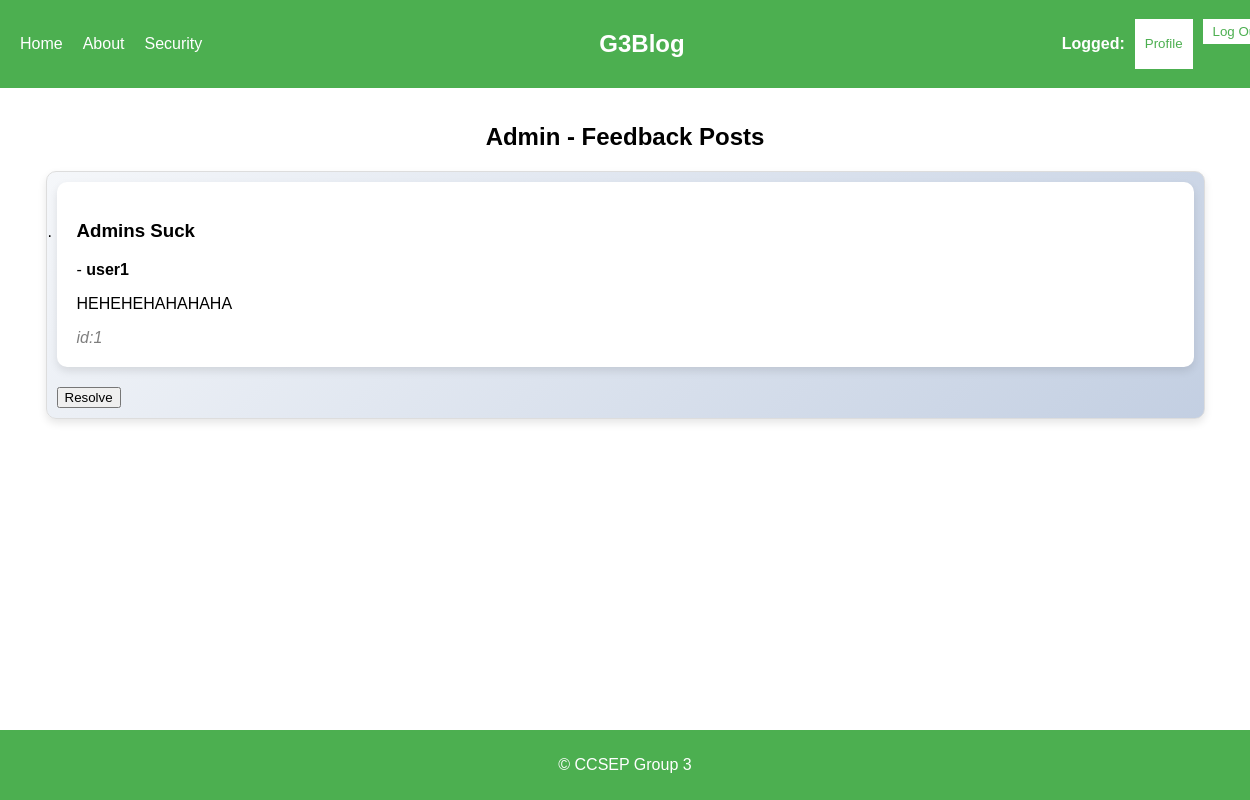
/Pages/Contact_Admin.php, run on the app's committed database.
### tables this page shows
CREATE TABLE "AdminFeedback" (
	"PostID"	INTEGER NOT NULL,
	"PosterName"	VARCHAR(50) NOT NULL,
	"PostTitle"	VARCHAR(100),
	"PostContent"	TEXT,
	PRIMARY KEY("PostID" AUTOINCREMENT)
);

### Data/dbUser.php (called while the page is built, shortened)
<?php
    class DBSQLiteUser{
        private $databaseObj;
        public function __construct(string $dbName)
        {
            $this->databaseObj = new PDO("sqlite:" . $dbName);
            $this->databaseObj->setAttribute(PDO::ATTR_ERRMODE, PDO::ERRMODE_EXCEPTION);
        }
        public function dbRawFetchQuery(string $sql){
            $returnData = "FAIL";
            try{
                $query = $this->databaseObj->query($sql);
                $returnData = $query->fetchAll(PDO::FETCH_ASSOC);
            }
            catch(PDOException $sqlE){
                consoleLog($sqlE->getMessage());
            }
            catch(Exception $e){
                consoleLog($e->getMessage());
            }
            return $returnData;
        }
    }
    function getFeedback(&$database){
        $sql = "SELECT * FROM AdminFeedback;";
        $retrievedData = $database->dbRawFetchQuery($sql);
        return $retrievedData;
    }
    function getFeedBackArr(&$database){
        $dataArr = [];
        $data = getFeedback($database);
        for($i = 0; $i < count($data); $i++){
            $taken = $data[$i];
            $blogID = $taken['PostID'];
            $poster = $taken['PosterName'];
            $title = $taken['PostTitle'];
            $content = $taken['PostContent'];
            array_push($dataArr, [$blogID, $poster, $title, $content]);
        }
        return $dataArr;
    }
?>

### Pages/Contact_Admin.php (the view, shortened to what this page needs)
<!DOCTYPE html>
<html lang="en">
    <head>
        <link rel="stylesheet" href="../CSS/homepage.css" />
    </head>
    <body>
        <?php
            include '../Data/dbUser.php';
            $db = new DBSQLiteUser("../Data/Database.db");
        ?>
        <header>
            <?php
                $user = $_GET['user'];
                $role = $_GET['role'];
            ?>
            <nav>
                <ul>
                    <li><a href="Home_Admin.php?role=<?php echo $role?>&user=<?php echo $user?>">Home</a></li>
                    <li><a href="">About</a></li>
                    <li><a href="">Security</a></li>
                </ul>
                <div>
                    <h2>G3Blog</h2>
                </div>
                <div class="account-buttons">
                    <?php echo "<p><b>Logged: </b>$user</p>"?>
                    <button>Profile</button>
                    <a href="../index.php">
                        <button>Log Out</button>
                    </a>
                </div>
            </nav>
        </header>
        <main>
            <div class="blog-posts">
                <h2>Admin - Feedback Posts</h2>
                <ol class="posts-grid">
                    <?php
                        $data = getFeedBackArr($db);
                        for($i = 0; $i < count($data); $i++){
                            $postID = $data[$i][0];
                            $poster = $data[$i][1];
                            $title = $data[$i][2];
                            $content = $data[$i][3];
                            echo "
                                <li class='post'>
                                    <h3>$title</h3> - <b>$poster</b>
                                    <p>$content</p>
                                    <i class='bid'>id:$postID</i>
                                </li>
                                <button class='postBtn'>Resolve</button>
                            ";
                        }
                    ?>
                </ol>
            </div>
        </main>
        <footer>
            <p>&copy; CCSEP Group 3</p>
        </footer>
    </body>
</html>

### CSS/homepage.css (style rules this page uses)
body { font-family: Arial, sans-serif; margin: 0; padding: 0; display: flex; flex-direction: column; min-height: 100vh; width: 100%; overflow-x: hidden; }
header { background-color: #4caf50; color: white; padding: 10px 0; }
nav { display: flex; width: 100%; justify-content: space-between; align-items: center; padding: 0 20px; }
nav ul { list-style: none; margin: 0; padding: 0; display: flex; }
nav ul li { margin-right: 20px; }
nav ul li a { color: white; text-decoration: none; }
.account-buttons { display: flex; margin-right: 0%; }
.account-buttons button { margin-left: 10px; background-color: white; color: #4caf50; border: none; padding: 5px 10px; cursor: pointer; }
main { flex: 1; padding: 15px; }
.blog-posts { text-align: center; width: 95%; margin: 0 auto; }
.posts-grid { text-align: left; gap: 20px; overflow-y: auto; max-height: 65vh; padding: 10px; border: 1px solid #ddd; border-radius: 10px; box-shadow: 0 4px 8px rgba(0, 0, 0, 0.1); background: linear-gradient(135deg, #f5f7fa, #c3cfe2); }
.post { background: white; padding: 20px; border-radius: 10px; box-shadow: 0 4px 8px rgba(0, 0, 0, 0.1); height: fit-content; margin-bottom: 20px; }
.bid { opacity: 0.5; }
footer { background-color: #4caf50; color: white; text-align: center; padding: 10px 0; }

### data on the page
adminfeedback: PostTitle "Admins Suck", PosterName "user1", PostContent "HEHEHEHAHAHAHA", PostID "1"
